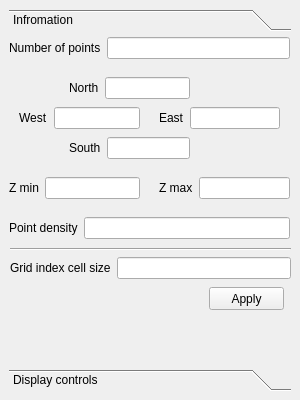
<?xml version="1.0" encoding="UTF-8"?>
<ui version="4.0">
 <class>QgsLidarToolsBase</class>
 <widget class="QDockWidget" name="QgsLidarToolsBase">
  <property name="geometry">
   <rect>
    <x>0</x>
    <y>0</y>
    <width>300</width>
    <height>400</height>
   </rect>
  </property>
  <property name="windowTitle">
   <string>Lidar Tools</string>
  </property>
  <widget class="QWidget" name="dockWidgetContents">
   <layout class="QHBoxLayout" name="horizontalLayout">
    <item>
     <widget class="QToolBox" name="mToolBoxLidar">
      <property name="currentIndex">
       <number>0</number>
      </property>
      <widget class="QWidget" name="mPageInfo">
       <property name="geometry">
        <rect>
         <x>0</x>
         <y>0</y>
         <width>282</width>
         <height>306</height>
        </rect>
       </property>
       <attribute name="label">
        <string>Infromation</string>
       </attribute>
       <widget class="QPushButton" name="mButtonChangeGrid">
        <property name="geometry">
         <rect>
          <x>200</x>
          <y>250</y>
          <width>75</width>
          <height>23</height>
         </rect>
        </property>
        <property name="text">
         <string>Apply</string>
        </property>
       </widget>
       <widget class="QWidget" name="">
        <property name="geometry">
         <rect>
          <x>0</x>
          <y>0</y>
          <width>281</width>
          <height>22</height>
         </rect>
        </property>
        <layout class="QFormLayout" name="formLayout">
         <item row="0" column="0">
          <widget class="QLabel" name="label">
           <property name="text">
            <string>Number of points</string>
           </property>
          </widget>
         </item>
         <item row="0" column="1">
          <widget class="QLineEdit" name="mEditNumOfPoints">
           <property name="readOnly">
            <bool>true</bool>
           </property>
          </widget>
         </item>
        </layout>
       </widget>
       <widget class="QWidget" name="">
        <property name="geometry">
         <rect>
          <x>60</x>
          <y>40</y>
          <width>121</width>
          <height>22</height>
         </rect>
        </property>
        <layout class="QHBoxLayout" name="horizontalLayout_2">
         <item>
          <widget class="QLabel" name="label_2">
           <property name="text">
            <string>North</string>
           </property>
          </widget>
         </item>
         <item>
          <widget class="QLineEdit" name="mEditNorth">
           <property name="text">
            <string/>
           </property>
           <property name="readOnly">
            <bool>true</bool>
           </property>
          </widget>
         </item>
        </layout>
       </widget>
       <widget class="QWidget" name="">
        <property name="geometry">
         <rect>
          <x>10</x>
          <y>70</y>
          <width>121</width>
          <height>22</height>
         </rect>
        </property>
        <layout class="QHBoxLayout" name="horizontalLayout_3">
         <item>
          <widget class="QLabel" name="label_3">
           <property name="text">
            <string>West</string>
           </property>
          </widget>
         </item>
         <item>
          <widget class="QLineEdit" name="mEditWest">
           <property name="text">
            <string/>
           </property>
           <property name="readOnly">
            <bool>true</bool>
           </property>
          </widget>
         </item>
        </layout>
       </widget>
       <widget class="QWidget" name="">
        <property name="geometry">
         <rect>
          <x>150</x>
          <y>70</y>
          <width>121</width>
          <height>22</height>
         </rect>
        </property>
        <layout class="QHBoxLayout" name="horizontalLayout_4">
         <item>
          <widget class="QLabel" name="label_4">
           <property name="text">
            <string>East</string>
           </property>
          </widget>
         </item>
         <item>
          <widget class="QLineEdit" name="mEditEast">
           <property name="text">
            <string/>
           </property>
           <property name="readOnly">
            <bool>true</bool>
           </property>
          </widget>
         </item>
        </layout>
       </widget>
       <widget class="QWidget" name="">
        <property name="geometry">
         <rect>
          <x>60</x>
          <y>100</y>
          <width>121</width>
          <height>22</height>
         </rect>
        </property>
        <layout class="QHBoxLayout" name="horizontalLayout_5">
         <item>
          <widget class="QLabel" name="label_5">
           <property name="text">
            <string>South</string>
           </property>
          </widget>
         </item>
         <item>
          <widget class="QLineEdit" name="mEditSouth">
           <property name="text">
            <string/>
           </property>
           <property name="readOnly">
            <bool>true</bool>
           </property>
          </widget>
         </item>
        </layout>
       </widget>
       <widget class="QWidget" name="">
        <property name="geometry">
         <rect>
          <x>150</x>
          <y>140</y>
          <width>131</width>
          <height>22</height>
         </rect>
        </property>
        <layout class="QHBoxLayout" name="horizontalLayout_6">
         <item>
          <widget class="QLabel" name="label_6">
           <property name="text">
            <string>Z max</string>
           </property>
          </widget>
         </item>
         <item>
          <widget class="QLineEdit" name="mEditZMax">
           <property name="text">
            <string/>
           </property>
           <property name="readOnly">
            <bool>true</bool>
           </property>
          </widget>
         </item>
        </layout>
       </widget>
       <widget class="QWidget" name="">
        <property name="geometry">
         <rect>
          <x>0</x>
          <y>140</y>
          <width>131</width>
          <height>22</height>
         </rect>
        </property>
        <layout class="QHBoxLayout" name="horizontalLayout_7">
         <item>
          <widget class="QLabel" name="label_7">
           <property name="text">
            <string>Z min</string>
           </property>
          </widget>
         </item>
         <item>
          <widget class="QLineEdit" name="mEditZMin">
           <property name="text">
            <string/>
           </property>
           <property name="readOnly">
            <bool>true</bool>
           </property>
          </widget>
         </item>
        </layout>
       </widget>
       <widget class="QWidget" name="">
        <property name="geometry">
         <rect>
          <x>0</x>
          <y>180</y>
          <width>281</width>
          <height>22</height>
         </rect>
        </property>
        <layout class="QHBoxLayout" name="horizontalLayout_8">
         <item>
          <widget class="QLabel" name="label_8">
           <property name="text">
            <string>Point density</string>
           </property>
          </widget>
         </item>
         <item>
          <widget class="QLineEdit" name="mEditPointDensity">
           <property name="text">
            <string/>
           </property>
           <property name="readOnly">
            <bool>true</bool>
           </property>
          </widget>
         </item>
        </layout>
       </widget>
       <widget class="QWidget" name="">
        <property name="geometry">
         <rect>
          <x>1</x>
          <y>211</y>
          <width>281</width>
          <height>33</height>
         </rect>
        </property>
        <layout class="QVBoxLayout" name="verticalLayout">
         <item>
          <widget class="Line" name="line">
           <property name="orientation">
            <enum>Qt::Horizontal</enum>
           </property>
          </widget>
         </item>
         <item>
          <layout class="QHBoxLayout" name="horizontalLayout_9">
           <item>
            <widget class="QLabel" name="label_9">
             <property name="text">
              <string>Grid index cell size</string>
             </property>
            </widget>
           </item>
           <item>
            <widget class="QLineEdit" name="mEditGridCellSize">
             <property name="text">
              <string/>
             </property>
             <property name="readOnly">
              <bool>true</bool>
             </property>
            </widget>
           </item>
          </layout>
         </item>
        </layout>
       </widget>
      </widget>
      <widget class="QWidget" name="mPageDisplay">
       <property name="geometry">
        <rect>
         <x>0</x>
         <y>0</y>
         <width>282</width>
         <height>306</height>
        </rect>
       </property>
       <attribute name="label">
        <string>Display controls</string>
       </attribute>
       <widget class="QWidget" name="">
        <property name="geometry">
         <rect>
          <x>0</x>
          <y>0</y>
          <width>281</width>
          <height>151</height>
         </rect>
        </property>
        <layout class="QVBoxLayout" name="verticalLayout_2">
         <item>
          <layout class="QHBoxLayout" name="horizontalLayout_10">
           <item>
            <widget class="QPushButton" name="mButtonElevDisplay">
             <property name="text">
              <string>Create Elevation Image</string>
             </property>
            </widget>
           </item>
           <item>
            <widget class="QLabel" name="mLabelElevFile">
             <property name="text">
              <string>_elev.tif</string>
             </property>
            </widget>
           </item>
          </layout>
         </item>
         <item>
          <layout class="QHBoxLayout" name="horizontalLayout_11">
           <item>
            <widget class="QPushButton" name="mButtonColorDisplay">
             <property name="text">
              <string>Create Color Image</string>
             </property>
            </widget>
           </item>
           <item>
            <widget class="QLabel" name="mLabelColorFile">
             <property name="text">
              <string>_rgb.tif</string>
             </property>
            </widget>
           </item>
          </layout>
         </item>
         <item>
          <layout class="QHBoxLayout" name="horizontalLayout_12">
           <item>
            <widget class="QPushButton" name="mButtonClassificationDisplay">
             <property name="text">
              <string>Create Classification Image</string>
             </property>
            </widget>
           </item>
           <item>
            <widget class="QLabel" name="mLabelClassificationFile">
             <property name="text">
              <string>_class.tif</string>
             </property>
            </widget>
           </item>
          </layout>
         </item>
         <item>
          <layout class="QHBoxLayout" name="horizontalLayout_13">
           <item>
            <widget class="QPushButton" name="mButtonIntensityDisplay">
             <property name="text">
              <string>Create Intensity Image</string>
             </property>
            </widget>
           </item>
           <item>
            <widget class="QLabel" name="mLabelIntensityFile">
             <property name="text">
              <string>_ints.tif</string>
             </property>
            </widget>
           </item>
          </layout>
         </item>
         <item>
          <layout class="QHBoxLayout" name="horizontalLayout_14">
           <item>
            <widget class="QPushButton" name="mButtonHillshadeDisplay">
             <property name="text">
              <string>Create Hillshade Image</string>
             </property>
            </widget>
           </item>
           <item>
            <widget class="QLabel" name="mLabelHillshadeFile">
             <property name="text">
              <string>_hill.tif</string>
             </property>
            </widget>
           </item>
          </layout>
         </item>
        </layout>
       </widget>
      </widget>
     </widget>
    </item>
   </layout>
  </widget>
 </widget>
 <resources/>
 <connections/>
</ui>
